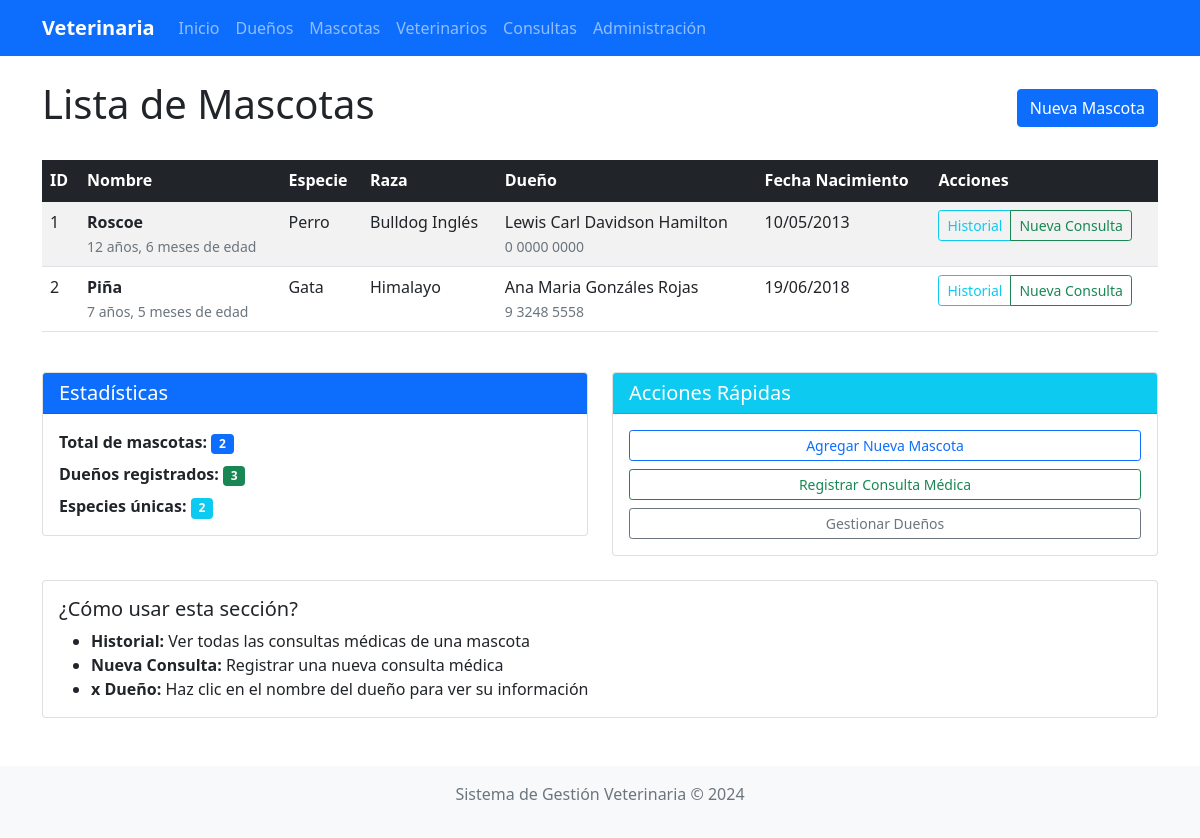
/mascotas/ (signed in), run on the app's committed database.
### clinica/models.py (models this page shows, shortened)
class Mascota(models.Model):
    nombre = models.CharField(max_length=100)
    especie = models.CharField(max_length=50, blank=True, null=True)
    raza = models.CharField(max_length=50, blank=True, null=True)
    fecha_nacimiento = models.DateField(blank=True, null=True)
    dueno = models.ForeignKey(Dueno, on_delete=models.CASCADE)
    fecha_registro = models.DateTimeField(auto_now_add=True)
    activo = models.BooleanField(default=True)
    fecha_eliminacion = models.DateTimeField(blank=True, null=True)
    objects = SoftDeleteManager()

class Persona(models.Model):
    nombre = models.CharField(max_length=100)
    telefono = models.CharField(max_length=20, blank=True, null=True)
    email = models.EmailField(blank=True, null=True)
    class Meta:
        abstract = True

class Dueno(Persona):
    direccion = models.TextField(blank=True, null=True)
    fecha_registro = models.DateTimeField(auto_now_add=True)
    activo = models.BooleanField(default=True)
    fecha_eliminacion = models.DateTimeField(blank=True, null=True)
    objects = SoftDeleteManager()
    class Meta:
        verbose_name_plural = "Dueños"

### clinica/views.py (the view)
# urls.py: path('mascotas/', views.lista_mascotas, name='lista_mascotas'),
@login_required
def lista_mascotas(request):
    mascotas = Mascota.objects.filter(activo=True).select_related('dueno').all()
    duenos_count = Dueno.objects.filter(activo=True).count()
    especies_unicas = Mascota.objects.filter(activo=True).exclude(especie__isnull=True).exclude(especie='').values_list('especie', flat=True).distinct().count()
    return render(request, 'clinica/lista_mascotas.html', {
        'mascotas': mascotas,
        'duenos_count': duenos_count,
        'especies_unicas': especies_unicas
    })

### clinica/models.py (called while the page is built)
    def get_queryset(self):
        return super().get_queryset().filter(activo=True)

### templates/clinica/lista_mascotas.html (shortened to what this page needs)
{% extends 'base.html' %}
{% block content %}
<div class="d-flex justify-content-between align-items-center mb-4">
    <h1>Lista de Mascotas</h1>
    <a href="{% url 'agregar_mascota' %}" class="btn btn-primary">Nueva Mascota</a>
</div>
{% if mascotas %}
<div class="table-responsive">
    <table class="table table-striped table-hover">
        <thead class="table-dark">
            <tr>
                <th>ID</th>
                <th>Nombre</th>
                <th>Especie</th>
                <th>Raza</th>
                <th>Dueño</th>
                <th>Fecha Nacimiento</th>
                <th>Acciones</th>
            </tr>
        </thead>
        <tbody>
            {% for mascota in mascotas %}
            <tr>
                <td>{{ mascota.id }}</td>
                <td>
                    <strong>{{ mascota.nombre }}</strong>
                    {% if mascota.fecha_nacimiento %}
                        <br>
                        <small class="text-muted">
                            {{ mascota.fecha_nacimiento|timesince }} de edad
                        </small>
                    {% endif %}
                </td>
                <td>
                    {% if mascota.especie %}
                        {{ mascota.especie }}
                    {% else %}
                        <span class="text-muted">-</span>
                    {% endif %}
                </td>
                <td>
                    {% if mascota.raza %}
                        {{ mascota.raza }}
                    {% else %}
                        <span class="text-muted">-</span>
                    {% endif %}
                </td>
                <td>
                    {{ mascota.dueno.nombre }}
                    {% if mascota.dueno.telefono %}
                        <br>
                        <small class="text-muted">{{ mascota.dueno.telefono }}</small>
                    {% endif %}
                </td>
                <td>
                    {% if mascota.fecha_nacimiento %}
                        {{ mascota.fecha_nacimiento|date:"d/m/Y" }}
                    {% else %}
                        <span class="text-muted">-</span>
                    {% endif %}
                </td>
                <td>
                    <div class="btn-group btn-group-sm">
                        <a href="{% url 'historial_mascota' mascota.id %}"
                           class="btn btn-outline-info"
                           title="Ver historial médico">
                            Historial
                        </a>
                        <a href="{% url 'agregar_consulta' %}"
                           class="btn btn-outline-success"
                           title="Agregar nueva consulta">
                            Nueva Consulta
                        </a>
                    </div>
                </td>
            </tr>
            {% endfor %}
        </tbody>
    </table>
</div>
{% endif %}
<div class="row mt-4">
    <div class="col-md-6">
        <div class="card">
            <div class="card-header bg-primary text-white">
                <h5 class="mb-0">Estadísticas</h5>
            </div>
            <div class="card-body">
                <p class="mb-2">
                    <strong>Total de mascotas:</strong>
                    <span class="badge bg-primary">{{ mascotas|length }}</span>
                </p>
                <p class="mb-2">
                    <strong>Dueños registrados:</strong>
                    <span class="badge bg-success">{{ duenos_count }}</span>
                </p>
                <p class="mb-0">
                    <strong>Especies únicas:</strong>
                    <span class="badge bg-info">{{ especies_unicas }}</span>
                </p>
            </div>
        </div>
    </div>
    <div class="col-md-6">
        <div class="card">
            <div class="card-header bg-info text-white">
                <h5 class="mb-0">Acciones Rápidas</h5>
            </div>
            <div class="card-body">
                <div class="d-grid gap-2">
                    <a href="{% url 'agregar_mascota' %}" class="btn btn-outline-primary btn-sm">
                        Agregar Nueva Mascota
                    </a>
                    <a href="{% url 'agregar_consulta' %}" class="btn btn-outline-success btn-sm">
                        Registrar Consulta Médica
                    </a>
                    <a href="{% url 'lista_duenos' %}" class="btn btn-outline-secondary btn-sm">
                        Gestionar Dueños
                    </a>
                </div>
            </div>
        </div>
    </div>
</div>
<div class="card mt-4">
    <div class="card-body">
        <h5> ¿Cómo usar esta sección?</h5>
        <ul class="mb-0">
            <li><strong> Historial:</strong> Ver todas las consultas médicas de una mascota</li>
            <li><strong> Nueva Consulta:</strong> Registrar una nueva consulta médica</li>
            <li><strong>x Dueño:</strong> Haz clic en el nombre del dueño para ver su información</li>
        </ul>
    </div>
</div>
{% endblock %}

### templates/base.html (style rules this page uses)
.card { transition: transform 0.2s; }

### data on the page
Mascota: id "1", nombre "Roscoe", fecha_nacimiento "12 años, 6 meses", especie "Perro", raza "Bulldog Inglés", dueno.nombre "Lewis Carl Davidson Hamilton", dueno.telefono "0 0000 0000", fecha_nacimiento "10/05/2013"
Mascota: id "2", nombre "Piña", fecha_nacimiento "7 años, 5 meses", especie "Gata", raza "Himalayo", dueno.nombre "Ana Maria Gonzáles Rojas", dueno.telefono "9 3248 5558", fecha_nacimiento "19/06/2018"

### other printed values
{{ mascotas|length }} "2"
{{ duenos_count }} "3"
{{ especies_unicas }} "2"
